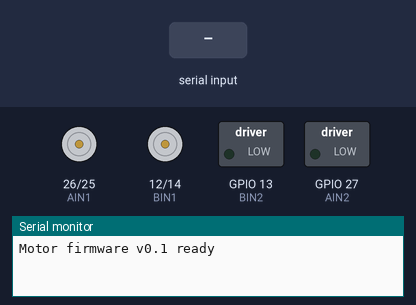
This sketch was run on a simulated ESP32. On the bench: direction and speed pins drawn as motors (green arrow = direction pin HIGH = forward, orange = LOW = backward, longer = more drive), switched loads named in the sketch (green lamp = pin HIGH), the last lines printed to the serial monitor. The inputs (shaded band) are chosen by the test bench.

Above: at 1.2 s.
1.3 s: "M 90 45\n" received over Serial
At 1.7 s:
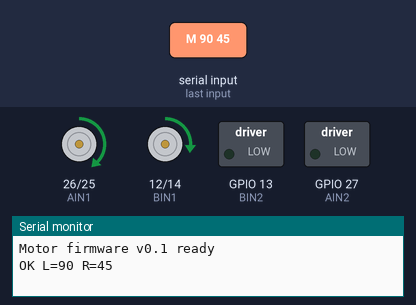
Timing chart, 0 to 4.3 s (numbered marks = the images above; inputs shaded):
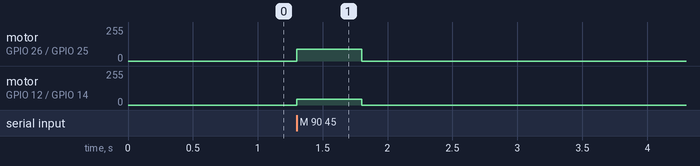

The sketch:

motor_controller.ino
```cpp
// RMA robot – ESP32 motor firmware v0.1
// Protocol: "M <left> <right>\n", values -255..255. Stops if silent >500ms.

// --- Pin assignments (TB6612) — we lock these in now, wire to match later ---
#define PWMA 25   // left motor speed
#define AIN1 26   // left motor direction
#define AIN2 27
#define PWMB 14   // right motor speed
#define BIN1 12
#define BIN2 13
// STBY on the TB6612 goes to 3.3V directly (always enabled)

#define MAX_DUTY 170          // ~67% of 255 — protects 6V motors on 7.4V battery
#define TIMEOUT_MS 500

unsigned long lastCmd = 0;

void setMotor(int pwmPin, int in1, int in2, int val) {
  val = constrain(val, -MAX_DUTY, MAX_DUTY);
  digitalWrite(in1, val >= 0 ? HIGH : LOW);
  digitalWrite(in2, val >= 0 ? LOW  : HIGH);
  analogWrite(pwmPin, abs(val));
}

void stopMotors() {
  setMotor(PWMA, AIN1, AIN2, 0);
  setMotor(PWMB, BIN1, BIN2, 0);
}

void setup() {
  Serial.begin(115200);
  pinMode(PWMA, OUTPUT); pinMode(AIN1, OUTPUT); pinMode(AIN2, OUTPUT);
  pinMode(PWMB, OUTPUT); pinMode(BIN1, OUTPUT); pinMode(BIN2, OUTPUT);
  stopMotors();
  Serial.println("Motor firmware v0.1 ready");
}

void loop() {
  if (Serial.available()) {
    String line = Serial.readStringUntil('\n');
    if (line.startsWith("M")) {
      int l, r;
      if (sscanf(line.c_str(), "M %d %d", &l, &r) == 2) {
        setMotor(PWMA, AIN1, AIN2, l);
        setMotor(PWMB, BIN1, BIN2, r);
        lastCmd = millis();
        Serial.printf("OK L=%d R=%d\n", l, r);
      }
    }
  }
  if (millis() - lastCmd > TIMEOUT_MS) stopMotors();
}
```

Measured:
- after the input at 1.3 s, motor on GPIO 26 (AIN1) / GPIO 25 (PWMA): stopped → forward 90/255 at once, → stopped 0.50 s later; motor on GPIO 12 (BIN1) / GPIO 14 (PWMB): stopped → forward 45/255 at once, → stopped 0.50 s later
